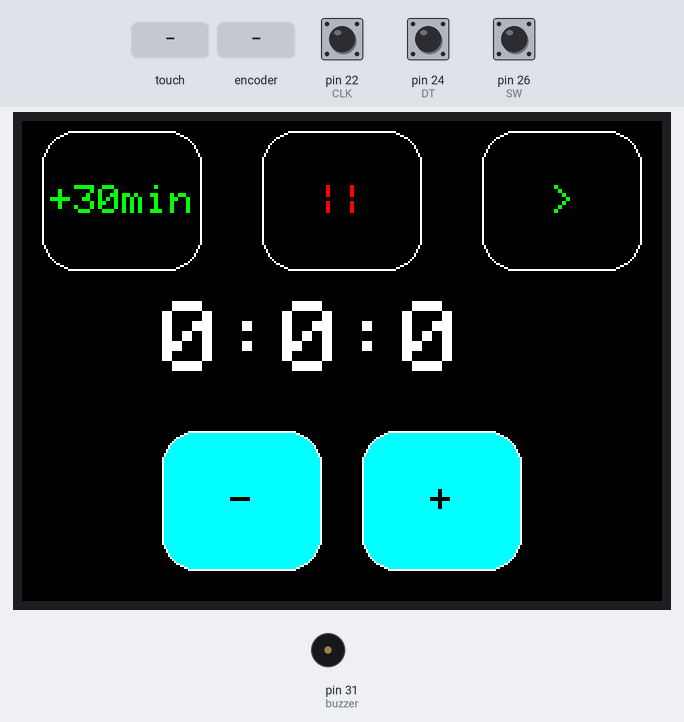
Simulated run of this sketch. Board: Arduino Mega 2560, built with avr-gcc and run on an emulated ATmega2560. Shown: 320×240 colour display, buzzer (waves = sounding, pin HIGH). The inputs (shaded band) are chosen by the test bench; at power-on: pin 22 (CLK) HIGH, pin 24 (DT) HIGH, pin 26 (SW) HIGH. Pins used as bus, display or sensor lines are not drawn; what the sketch prints to the serial monitor is not drawn.

Above: at 1.4 s.
1.5 s: touch panel pressed at 87 % / 50 % of its raw x / y range
At 2.7 s:
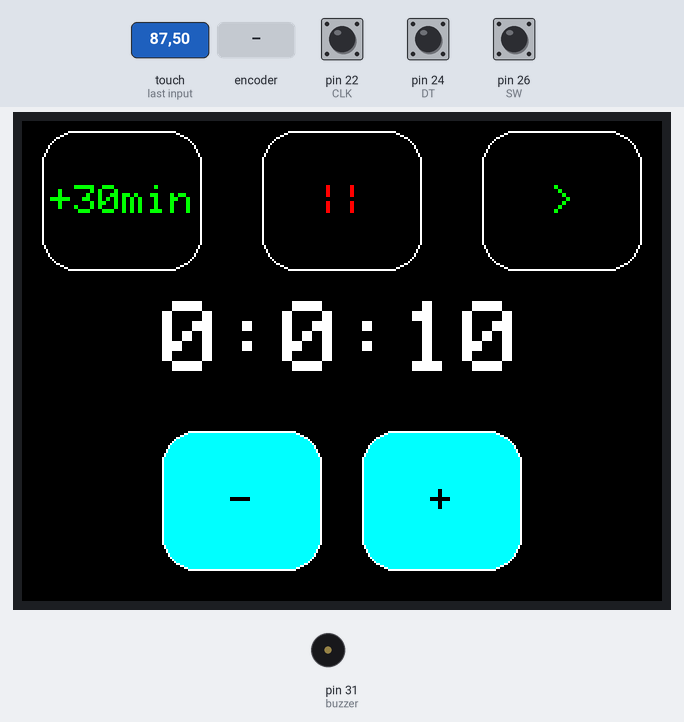
3.0 s: touch panel pressed at 13 % / 30 % of its raw x / y range
At 5.8 s:
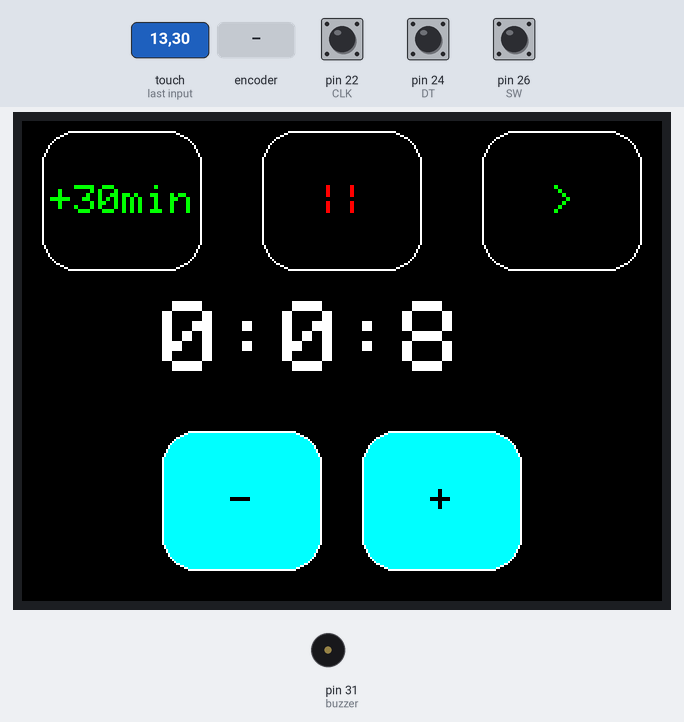
6.0 s: touch panel pressed at 13 % / 90 % of its raw x / y range
At 6.7 s:
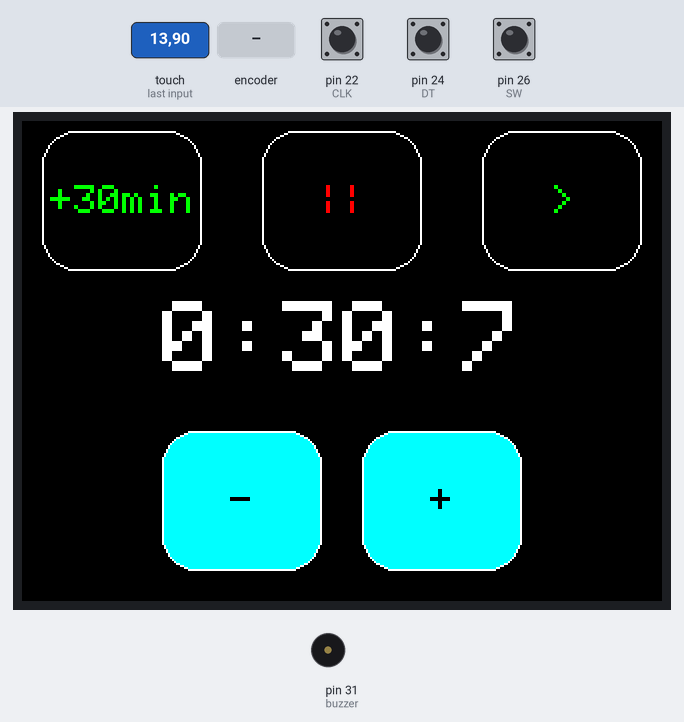
9.0 s: rotary encoder on pin 22 (CLK) / pin 24 (DT) turned 1 step (first pin leading)
At 9.8 s:
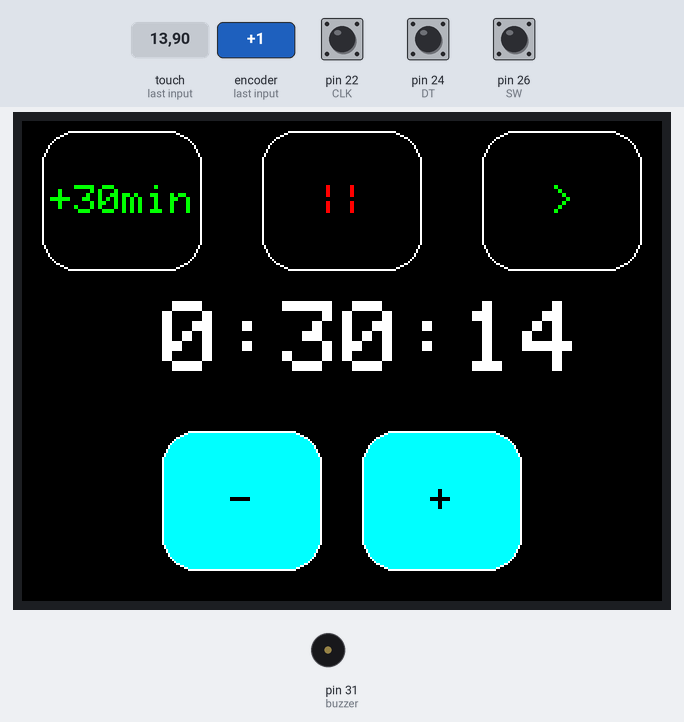
10.7 s: rotary encoder on pin 22 (CLK) / pin 24 (DT) turned 1 step (first pin leading)
At 11.9 s:
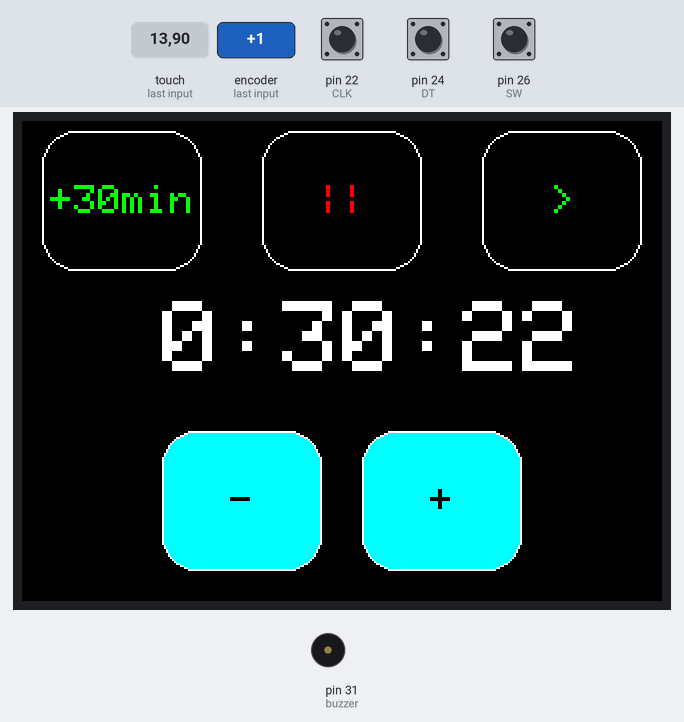
Timing chart, 0 to 13.6 s (numbered marks = the images above; inputs shaded):
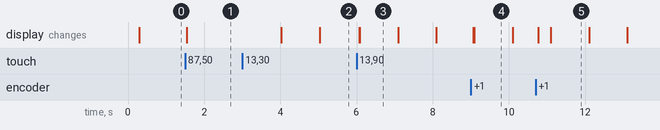

Measured:
- after the input at 1.5 s, the display: first changes at once (image 1 shows a later state)
- after the input at 3.0 s, the display: first changes after 1.0 s (image 2 shows a later state)
- after the input at 6.0 s, the display: first changes after 0.07 s (image 3 shows a later state)
- what the display in image 3 shows lasts 1.0 s, from 6.1 s to 7.1 s

The sketch:

Test_tftTimer_v3.ino
```cpp
 #if 1

#include <Adafruit_GFX.h>
#include <MCUFRIEND_kbv.h>
MCUFRIEND_kbv tft;
#include <TouchScreen.h>
#define MINPRESSURE 200
#define MAXPRESSURE 1000

#define CLK 22
#define DT 24
#define SW 26


const int XP=7,XM=A1,YP=A2,YM=6; //240x320 ID=0x1526
const int TS_LEFT=908,TS_RT=208,TS_TOP=193,TS_BOT=929; //re-calibrated for the screen at hand
const int buzzer = 31;
TouchScreen ts = TouchScreen(XP, YP, XM, YM, 300);

Adafruit_GFX_Button add_btn, subtr_btn, stop_btn, start_btn, hrs_btn;

int pixel_x, pixel_y;     //Touch_getXY() updates global vars
bool Touch_getXY(void)
{
    TSPoint p = ts.getPoint();
    pinMode(YP, OUTPUT);      //restore shared pins
    pinMode(XM, OUTPUT);
    digitalWrite(YP, HIGH);   //because TFT control pins
    digitalWrite(XM, HIGH);
    bool pressed = (p.z > MINPRESSURE && p.z < MAXPRESSURE);
    if (pressed) {
         pixel_x = map(p.y, TS_LEFT, TS_RT, 0, 320); // Specifying screan layout and creating a map
         pixel_y = map(p.x, TS_TOP, TS_BOT, 0, 240);
    }
    return pressed;
}


int hrs = 0;
int Min = 0;
int sec = 0;
bool countdown = false;

int counter = 0;
int currentStateCLK;
int lastStateCLK;
String currentDir ="";
unsigned long lastButtonPress = 0;


#define BLACK   0x0000
#define BLUE    0x001F
#define RED     0xF800
#define GREEN   0x07E0
#define CYAN    0x07FF
#define MAGENTA 0xF81F
#define YELLOW  0xFFE0
#define WHITE   0xFFFF

unsigned long startMillis;  //Start value on millis (internal clock that sarts upon power on)
unsigned long currentMillis; // current value since start
unsigned long benchMillis;

void setup() {
  // Set up section for program to run:
 // uint16_t ID = tft.readID();
  Serial.begin(9600);
  tft.begin(0x9341);
  tft.fillScreen(BLACK);
  tft.setRotation(3);
  add_btn.initButton(&tft,  210, 190 , 80, 70, WHITE, CYAN, BLACK, "+", 2);
  subtr_btn.initButton(&tft, 110 , 190 , 80, 70, WHITE, CYAN, BLACK, "-", 2);
  add_btn.drawButton(false);
  subtr_btn.drawButton(false);

  start_btn.initButton(&tft, 270, 40, 80, 70, WHITE, BLACK, GREEN, ">", 2);
  stop_btn.initButton(&tft,  160, 40, 80, 70, WHITE, BLACK, RED, "||", 2);
  stop_btn.drawButton(false);
  start_btn.drawButton(false);

  hrs_btn.initButton(&tft, 50, 40, 80, 70, WHITE, BLACK, GREEN, "+30min", 2);
  hrs_btn.drawButton(false);


  pinMode(CLK,INPUT);
  pinMode(DT,INPUT);
  pinMode(SW, INPUT_PULLUP);

  // Read the initial state of CLK
  lastStateCLK = digitalRead(CLK);
  pinMode(buzzer, OUTPUT);
}

void loop(void)
{
    bool down = Touch_getXY();
    add_btn.press(down && add_btn.contains(pixel_x, pixel_y));
    subtr_btn.press(down && subtr_btn.contains(pixel_x, pixel_y));
    start_btn.press(down && start_btn.contains(pixel_x, pixel_y));
    stop_btn.press(down && stop_btn.contains(pixel_x, pixel_y));
    hrs_btn.press(down && hrs_btn.contains(pixel_x, pixel_y));

    if (add_btn.justPressed()) {
        add_btn.drawButton(true);
        tft.fillRect(70, 90, 210, 50, BLACK);
            if (sec+10 < 60) {
                sec = sec + 10;
            } else if ( sec + 10 >= 60) {
                Min = Min + 1;
                if (Min >= 60) {
                  hrs = hrs + 1;
                  Min = Min - 60;
                }
                sec = sec + 10 - 60;
             }
        add_btn.drawButton(false);
    }

     if (hrs_btn.justPressed()) {
        hrs_btn.drawButton(true);
        tft.fillRect(70, 90, 210, 50, BLACK);
            if (Min + 30 >= 60) {
              hrs = hrs + 1;
              Min = Min - 60;
            }
            hrs_btn.drawButton(false);
         }


    if (subtr_btn.justPressed()) {
        subtr_btn.drawButton(true);
        tft.fillRect(70, 90, 210, 50, BLACK);
              if(sec-10 < 0 && Min == 0 && hrs == 0) {
                sec = 0;
             }else if (sec-10 >= 0) {
                sec = sec - 10;
            } else if ( sec - 10 < 0) {
                Min = Min - 1;
                sec = sec  - 10 + 60;
                if (Min < 0) {
                  hrs = hrs - 1;
                  Min = Min + 60;
                }
             }
        subtr_btn.drawButton(false);
        delay(100);
    }

     if (start_btn.justPressed()) { // start button, turns countdown bool to true
        start_btn.drawButton(true);
        startMillis = millis();
        countdown = true;
        start_btn.drawButton(false);
     }

     if (stop_btn.justPressed()) { //stop button, turns bool to false = pause
        stop_btn.drawButton(true);
        startMillis = millis();
        countdown = false;
        stop_btn.drawButton(false);
     }
     if (hrs_btn.justPressed()) { // button for setting 1h automaticaly
        hrs_btn.drawButton(true);
        tft.fillRect(70, 90, 210, 50, BLACK);
        //hrs = 0;
        Min = Min + 30;
       // sec = 0;
        hrs_btn.drawButton(false);
     }


     lastStateCLK = currentStateCLK;

     // Read the button state
      int btnState = digitalRead(SW);

      //If we detect LOW signal, button is pressed
      if (btnState == LOW) {

        //if 100ms have passed since last LOW pulse, it means that the
        //button has been pressed, released and pressed again
        //if value is lower (50ms) the button and loop registers 2 clicks...
        if (millis() - lastButtonPress > 100) {
          countdown = !countdown;
        }

        // Remember last button press event
        lastButtonPress = millis();
      }
      if (Min == 0 && hrs == 0 && sec == 0) { //stop statement for timer
                  countdown = false;
      }

      // Put in a slight delay to help debounce the reading
      delay(1);

    currentStateCLK = digitalRead(CLK);

      // If last and current state of CLK are different, then pulse occurred
      // React to only 1 state change to avoid double count
      if (currentStateCLK != lastStateCLK  && currentStateCLK == 1){

        // If the DT state is different than the CLK state then
        // the encoder is rotating CCW so decrement
        if (digitalRead(DT) != currentStateCLK) {
          counter ++;
          currentDir ="CW";
        } else {
          // Encoder is rotating CW so increment
          counter --;
          currentDir ="CCW";
        }

        Serial.print("Direction: ");
        Serial.print(currentDir);
        Serial.print(" | Counter: ");
        Serial.println(counter);

        if (currentDir == "CW") {
          tft.fillRect(70, 90, 210, 50, BLACK);
          if (sec+10 < 60) {
                sec = sec + 10;
            } else if ( sec + 10 >= 60) {
                Min = Min + 1;
                if (Min >= 60) {
                  hrs = hrs + 1;
                  Min = Min - 60;
                }
                sec = sec + 10 - 60;
             }
        }

         if (currentDir == "CCW") {
          tft.fillRect(70, 90, 210, 50, BLACK);
          if(sec-10 < 0 && Min == 0 && hrs == 0) {
                sec = 0;
             }else if (sec-10 >= 0) {
                sec = sec - 10;
            } else if ( sec - 10 < 0) {
                Min = Min - 1;
                sec = sec  - 10 + 60;
                if (Min < 0) {
                  hrs = hrs - 1;
                  Min = Min + 60;
                }
             }
          }

      }


    if (sec >= 0 && countdown == true) {
          currentMillis = millis();
          if (currentMillis-startMillis > 1000) { //sampel time for update rate
            sec = sec -1;

            if (sec < 0) {
                Min = Min - 1;
                sec = sec + 60;
                if (Min < 0) {
                    hrs = hrs - 1;
                    Min = Min + 60;
                }
            }
            /*
              if (Min > 0 && sec < 0) {
                Min = Min - 1;
                sec = sec + 60;
              }
              if (hrs > 0 && Min < 0) {
                hrs = hrs - 1;
                Min = Min + 60;
               // sec = sec + 59;
              }
              */
              if (Min == 0 && hrs == 0 && sec == 0) { //stop statement for timer
                  countdown = false;
                  tft.fillRect(70, 90, 210, 50, BLACK); //print animation for timer being done
                  tft.setCursor(70, 90);
                  tft.setTextSize(6);
                  tft.setTextColor(GREEN);
                  tft.print("DONE");
                  tone(buzzer, 1000); // Send 1KHz sound signal...
                  delay(1000);        // ...for 1 sec
                  noTone(buzzer);     // Stop sound...
                  delay(1000);
                  start_btn.drawButton(false); //blinking done button
                  start_btn.drawButton(true);
                  delay(500);
                  start_btn.drawButton(false);
                  delay(500);
                  start_btn.drawButton(true);
                  delay(500);
                  start_btn.drawButton(false);
                  delay(500);
                  start_btn.drawButton(true);
                  delay(500);
                  start_btn.drawButton(false);

              }
                tft.fillRect(70, 90, 210, 50, BLACK);
                tft.setCursor(70, 90);
                tft.setTextSize(5);
                tft.setTextColor(WHITE);
                tft.print(String(hrs) + ":" + String(Min) + ":" + String(sec));
                //benchMillis=currentMillis;
                Serial.println(sec);
                Serial.println(Min);
                Serial.println(hrs);
                startMillis = currentMillis;
              }
          }

    tft.setCursor(70, 90);
    tft.setTextSize(5);
    tft.setTextColor(WHITE);
    tft.print(String(hrs) + ":" + (Min) + ":" + String(sec));

}
#endif
```
